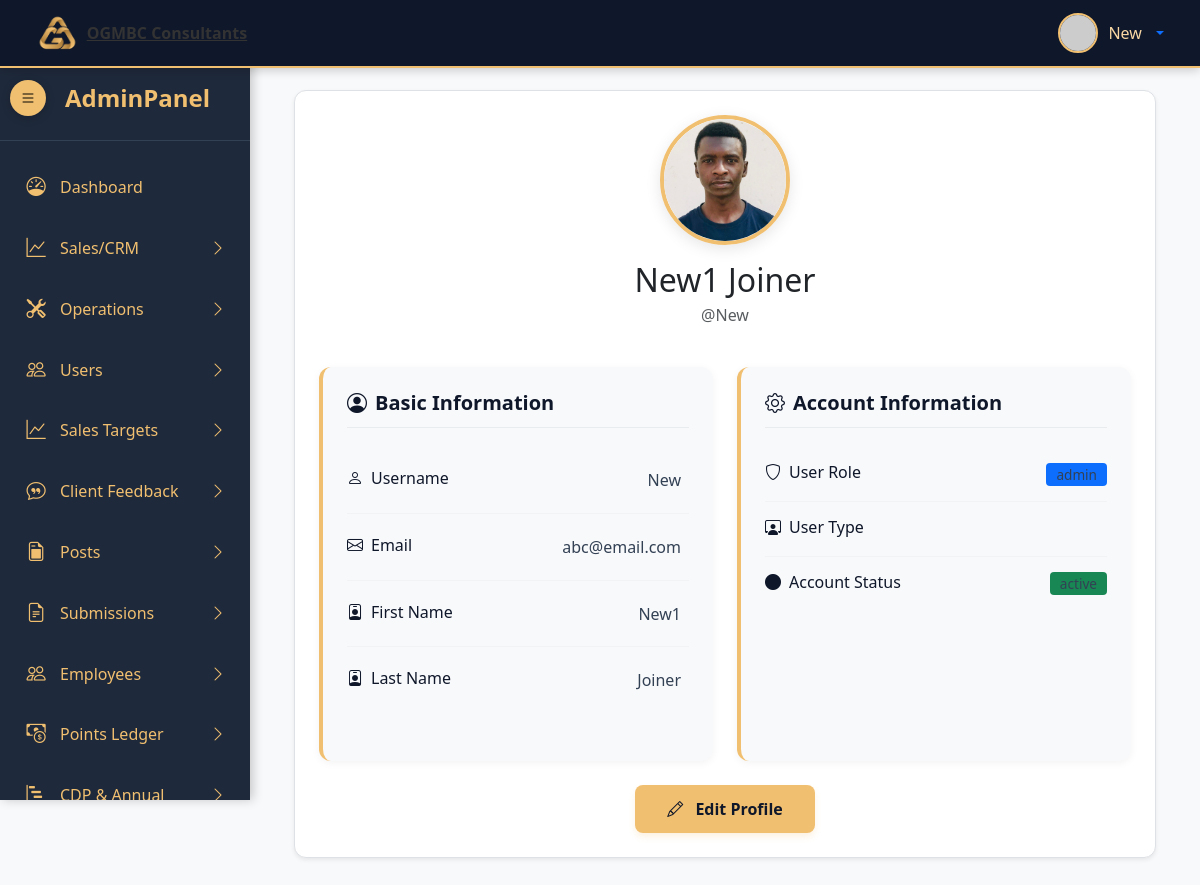
The app's page /admin/profile.php (signed in) with its own data.
### tables this page shows
CREATE TABLE `users` (
  `user_id` int NOT NULL,
  `first_name` varchar(50) NOT NULL,
  `last_name` varchar(50) NOT NULL,
  `user_image` varchar(50) NOT NULL,
  `user_role` varchar(20) NOT NULL DEFAULT 'subscriber',
  `role_id` int DEFAULT NULL,
  `type_id` int DEFAULT NULL,
  `user_status` varchar(20) NOT NULL DEFAULT 'active',
  `username` varchar(50) NOT NULL,
  `user_email` varchar(100) NOT NULL,
  `password` varchar(255) NOT NULL,
  `created_at` datetime DEFAULT CURRENT_TIMESTAMP
);

### admin/profile.php (the view, shortened to what this page needs)
<?php
include 'includes/header.php';
include 'includes/nav.php';
include 'includes/sidebar.php';
$user_id = $_SESSION['user_id'];
$sql = "
    SELECT u.*, e.field_of_study, e.qualification, e.highest_graduation, e.year_of_graduation
    FROM users u
    LEFT JOIN employees e ON u.user_id = e.user_id
    WHERE u.user_id = ?
";
$stmt = $connection->prepare($sql);
$stmt->bind_param("i", $user_id);
$stmt->execute();
$result = $stmt->get_result();
$user = $result->fetch_assoc();
?>
<div class="main-content" id="mainContent">
    <div class="container-fluid">
        <div class="row mb-4">
            <div class="col-12">
                <div class="container">
                    <div class="card shadow-sm p-4">
                        <div class="text-center mb-4">
                          <div class="user-image-container mx-auto mb-3">
                                <img src="<?php
                                    if (!empty($user['user_image']) && file_exists('../uploads/profiles/' . $user['user_image'])) {
                                        echo '../uploads/profiles/' . htmlspecialchars($user['user_image']);
                                    } else {
                                        $name = urlencode(($user['first_name'] ?? '') . '+' . ($user['last_name'] ?? ''));
                                        echo "https://ui-avatars.com/api/?name=$name&background=f1bf70&color=0f172a&size=128";
                                    }
                                ?>"
                                alt="User Profile" class="user-profile-image"
                                onerror="this.src='https://ui-avatars.com/api/?name=User&background=f1bf70&color=0f172a&size=128'">
                            </div>
                            <h2 class="mb-1"><?php echo htmlspecialchars($user['first_name'] . ' ' . $user['last_name']); ?></h2>
                            <p class="text-muted">@<?php echo htmlspecialchars($user['username']); ?></p>
                        </div>
                        <div class="row">
                            <div class="col-md-6">
                                <div class="info-card mb-4">
                                    <h5 class="info-card-header">
                                        <i class="bi bi-person-circle me-2"></i>Basic Information
                                    </h5>
                                    <div class="info-item">
                                        <span class="info-label"><i class="bi bi-person me-2"></i>Username</span>
                                        <span class="info-value"><?php echo htmlspecialchars($user['username']); ?></span>
                                    </div>
                                    <div class="info-item">
                                        <span class="info-label"><i class="bi bi-envelope me-2"></i>Email</span>
                                        <span class="info-value"><?php echo htmlspecialchars($user['user_email']); ?></span>
                                    </div>
                                    <div class="info-item">
                                        <span class="info-label"><i class="bi bi-person-badge me-2"></i>First Name</span>
                                        <span class="info-value"><?php echo !empty($user['first_name']) ? htmlspecialchars($user['first_name']) : '<span class="text-muted">Not set</span>'; ?></span>
                                    </div>
                                    <div class="info-item">
                                        <span class="info-label"><i class="bi bi-person-badge me-2"></i>Last Name</span>
                                        <span class="info-value"><?php echo !empty($user['last_name']) ? htmlspecialchars($user['last_name']) : '<span class="text-muted">Not set</span>'; ?></span>
                                    </div>
                                </div>
                            </div>
                            <div class="col-md-6">
                                <div class="info-card mb-4">
                                    <h5 class="info-card-header">
                                        <i class="bi bi-gear me-2"></i>Account Information
                                    </h5>
                                    <div class="info-item">
                                        <span class="info-label"><i class="bi bi-shield me-2"></i>User Role</span>
                                        <span class="info-value badge bg-primary"><?php echo htmlspecialchars($user['user_role']); ?></span>
                                    </div>
                                    <div class="info-item">
                                        <span class="info-label"><i class="bi bi-person-workspace me-2"></i>User Type</span>
                                    </div>
                                    <div class="info-item">
                                        <span class="info-label"><i class="bi bi-circle-fill me-2"></i>Account Status</span>
                                        <span class="info-value badge bg-<?php echo $user['user_status'] === 'active' ? 'success' : 'secondary'; ?>">
                                            <?php echo htmlspecialchars($user['user_status']); ?>
                                        </span>
                                    </div>
                                </div>
                            </div>
                        </div>
                        <div class="text-center mt-4">
                            <a href="edit_profile.php" class="btn btn-warning btn-edit-profile">
                                <i class="bi bi-pencil me-2"></i> Edit Profile
                            </a>
                        </div>
                    </div>
                </div>
            </div>
        </div>
    </div>
</div>
<?php
include 'includes/footer.php'
?>

### admin/resources/style.css (style rules this page uses)
:root { --dark-blue: #0f172a; --medium-blue: #1e293b; --light-blue: #334155; --gold: #f1bf70; --light-gold: #f8d7a4; --text: #333333; --muted: #666666; --light-bg: #f8f9fa; --border: #dee2e6; }
body { background-color: #f8f9fa; color: #333; font-family: 'Segoe UI', Tahoma, Geneva, Verdana, sans-serif; overflow-x: hidden; margin: 0; padding: 0; }
.main-content { margin-left: 250px; padding: 20px; transition: all 0.3s ease; padding-top: 90px; min-height: 100vh; }
.card { border: none; border-radius: 12px; box-shadow: 0 4px 15px rgba(0, 0, 0, 0.08); transition: transform 0.2s; background: white; border: 1px solid var(--border); padding: 1.5rem; }
.btn { padding: 0.75rem 1.5rem; background: var(--gold); color: var(--dark-blue); border: none; border-radius: 6px; font-size: 1rem; font-weight: 600; cursor: pointer; transition: all 0.3s; }
.info-label { font-weight: 600; color: var(--dark-blue); margin-bottom: 0.25rem; }
.info-value { color: var(--text); padding: 0.5rem; background-color: var(--light-bg); border-radius: 5px; }
.user-image-container { width: 130px; height: 130px; border-radius: 50%; overflow: hidden; border: 4px solid #f1bf70; box-shadow: 0 4px 15px rgba(0, 0, 0, 0.1); }
.user-profile-image { width: 100%; height: 100%; object-fit: cover; }
.info-card { background: #f8f9fa; border-radius: 12px; padding: 1.5rem; border-left: 4px solid #f1bf70; height: 100%; box-shadow: 0 2px 8px rgba(0, 0, 0, 0.05); }
.info-card-header { color: #0f172a; font-weight: 600; margin-bottom: 1.2rem; padding-bottom: 0.75rem; border-bottom: 1px solid #e9ecef; display: flex; align-items: center; }
.info-item { display: flex; justify-content: space-between; align-items: center; padding: 0.8rem 0; border-bottom: 1px solid #f1f3f5; }
.info-item:last-child { border-bottom: none; }
.info-label { font-weight: 500; color: #0f172a; display: flex; align-items: center; }
.info-value { color: #334155; text-align: right; font-weight: 400; }
.btn-edit-profile { background: #f1bf70; border: none; color: #0f172a; font-weight: 600; padding: 0.75rem 2rem; border-radius: 8px; transition: all 0.3s; box-shadow: 0 4px 6px rgba(241, 191, 112, 0.2); }
.badge { font-size: 0.85rem; padding: 0.35rem 0.65rem; border-radius: 6px; }
.user-profile-image { width: 100%; height: 100%; object-fit: cover; transition: all 0.3s ease; }
.badge { padding: 5px 10px; border-radius: 4px; font-size: 0.85rem; font-weight: 500; }

### records on screen
users: user_image (picture), first_name+last_name "New1 Joiner", username "New", user_email "abc@email.com", first_name "New1", last_name "Joiner", user_role "admin", user_status "active"

### other values on screen
$_SESSION['username'] "New"
